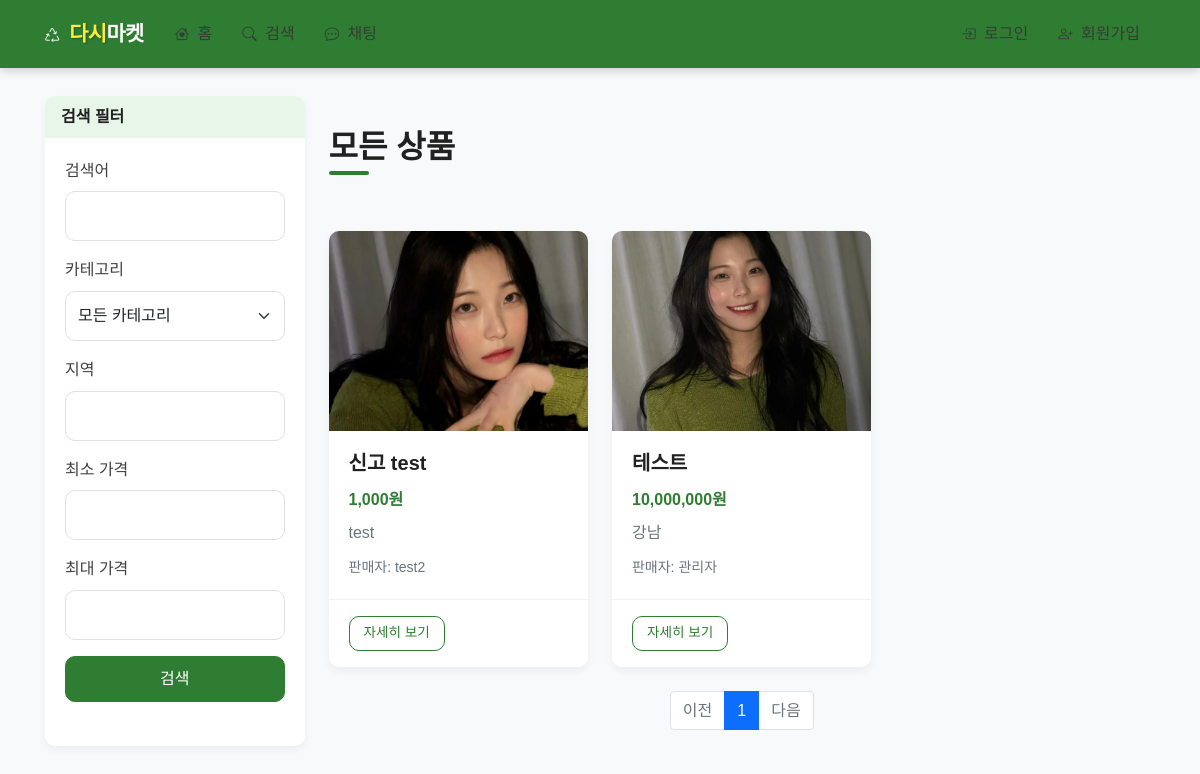
Screenshot of /search with the database file from the repository.
### app/models.py (models this page shows, shortened)
class Product(db.Model):
    __tablename__ = 'products'
    id = db.Column(db.Integer, primary_key=True)
    title = db.Column(db.String(120), nullable=False)
    description = db.Column(db.Text, nullable=False)
    price = db.Column(db.Integer, nullable=False)
    category = db.Column(db.String(50), nullable=False)
    location = db.Column(db.String(100), nullable=False)
    seller_id = db.Column(db.Integer, db.ForeignKey('users.id'), nullable=False)
    status = db.Column(db.String(20), default='active')  # active, sold, hidden
    created_at = db.Column(db.DateTime, default=datetime.utcnow)
    updated_at = db.Column(db.DateTime, default=datetime.utcnow, onupdate=datetime.utcnow)
    images = db.relationship('ProductImage', backref='product', lazy='dynamic', cascade='all, delete-orphan')
    transfers = db.relationship('Transfer', backref='product', lazy='dynamic')

class ProductImage(db.Model):
    __tablename__ = 'product_images'
    id = db.Column(db.Integer, primary_key=True)
    product_id = db.Column(db.Integer, db.ForeignKey('products.id'), nullable=False)
    image_path = db.Column(db.String(200), nullable=False)
    created_at = db.Column(db.DateTime, default=datetime.utcnow)

class User(UserMixin, db.Model):
    __tablename__ = 'users'
    id = db.Column(db.Integer, primary_key=True)
    email = db.Column(db.String(120), unique=True, nullable=False)
    password_hash = db.Column(db.String(256), nullable=False)
    username = db.Column(db.String(64), nullable=False)
    profile_image = db.Column(db.String(120), nullable=True)
    created_at = db.Column(db.DateTime, default=datetime.utcnow)
    is_admin = db.Column(db.Boolean, default=False)
    is_active = db.Column(db.Boolean, default=True)
    products = db.relationship('Product', backref='seller', lazy='dynamic')
    wallet = db.relationship('Wallet', backref='user', uselist=False)

### app/main/routes.py (the view, shortened to what this page needs)
@bp.route('/search')
def search():
    query = request.args.get('q', '')
    category = request.args.get('category', '')
    location = request.args.get('location', '')
    min_price = request.args.get('min_price', 0, type=int)
    max_price = request.args.get('max_price', 0, type=int)
    page = request.args.get('page', 1, type=int)
    per_page = 12
    products_query = Product.query.filter_by(status='active')
    if category:
        products_query = products_query.filter_by(category=category)
    if location:
        products_query = products_query.filter_by(location=location)
    if min_price:
        products_query = products_query.filter(Product.price >= min_price)
    if max_price:
        products_query = products_query.filter(Product.price <= max_price)
    products = products_query.order_by(desc(Product.created_at)).paginate(page=page, per_page=per_page, error_out=False)
    return render_template('search.html', title='검색결과', products=products, query=query)

### app/templates/search.html (shortened to what this page needs)
{% extends 'base.html' %}
{% block content %}
<div class="row">
    <div class="col-md-3">
        <div class="card">
            <div class="card-header">
                검색 필터
            </div>
            <div class="card-body">
                <form method="get" action="{{ url_for('main.search') }}">
                    <div class="mb-3">
                        <label for="q" class="form-label">검색어</label>
                        <input type="text" class="form-control" id="q" name="q" value="{{ request.args.get('q', '') }}">
                    </div>
                    <div class="mb-3">
                        <label for="category" class="form-label">카테고리</label>
                        <select class="form-select" id="category" name="category">
                            <option value="">모든 카테고리</option>
                        </select>
                    </div>
                    <div class="mb-3">
                        <label for="location" class="form-label">지역</label>
                        <input type="text" class="form-control" id="location" name="location" value="{{ request.args.get('location', '') }}">
                    </div>
                    <div class="mb-3">
                        <label for="min_price" class="form-label">최소 가격</label>
                        <input type="number" class="form-control" id="min_price" name="min_price" value="{{ request.args.get('min_price', '') }}">
                    </div>
                    <div class="mb-3">
                        <label for="max_price" class="form-label">최대 가격</label>
                        <input type="number" class="form-control" id="max_price" name="max_price" value="{{ request.args.get('max_price', '') }}">
                    </div>
                    <button type="submit" class="btn btn-primary w-100">검색</button>
                </form>
            </div>
        </div>
    </div>
    <div class="col-md-9">
        <h2>
            {% if query %}
            "{{ query }}" 검색 결과
            {% else %}
            모든 상품
            {% endif %}
        </h2>
        {% if products.items %}
        <div class="row row-cols-1 row-cols-md-2 row-cols-lg-3 g-4 mt-3">
            {% for product in products.items %}
            <div class="col">
                <div class="card h-100">
                    {% if product.images.first() %}
                    <img src="{{ url_for('static', filename='uploads/' + product.images.first().image_path) }}" class="card-img-top" alt="{{ product.title }}">
                    {% else %}
                    <div class="card-img-top bg-light d-flex align-items-center justify-content-center" style="height: 200px;">
                        <span class="text-muted">이미지 없음</span>
                    </div>
                    {% endif %}
                    <div class="card-body">
                        <h5 class="card-title">{{ product.title }}</h5>
                        <p class="card-text text-danger fw-bold">{{ product.price | format_number }}원</p>
                        <p class="card-text text-muted">{{ product.location }}</p>
                        <p class="card-text">
                            <small class="text-muted">판매자: {{ product.seller.username }}</small>
                        </p>
                    </div>
                    <div class="card-footer">
                        <a href="{{ url_for('product.view_product', product_id=product.id) }}" class="btn btn-sm btn-outline-primary">자세히 보기</a>
                    </div>
                </div>
            </div>
            {% endfor %}
        </div>
        <nav aria-label="Page navigation" class="mt-4">
            <ul class="pagination justify-content-center">
                {% if products.has_prev %}
                <li class="page-item">
                    <a class="page-link" href="{{ url_for('main.search', page=products.prev_num, q=request.args.get('q', ''), category=request.args.get('category', ''), location=request.args.get('location', ''), min_price=request.args.get('min_price', ''), max_price=request.args.get('max_price', '')) }}">이전</a>
                </li>
                {% else %}
                <li class="page-item disabled">
                    <a class="page-link" href="#" tabindex="-1" aria-disabled="true">이전</a>
                </li>
                {% endif %}
                {% for page_num in products.iter_pages(left_edge=1, right_edge=1, left_current=2, right_current=2) %}
                    {% if page_num %}
                        {% if page_num == products.page %}
                        <li class="page-item active" aria-current="page">
                            <span class="page-link">{{ page_num }}</span>
                        </li>
                        {% endif %}
                    {% else %}
                        <li class="page-item disabled">
                            <span class="page-link">...</span>
                        </li>
                    {% endif %}
                {% endfor %}
                {% if products.has_next %}
                <li class="page-item">
                    <a class="page-link" href="{{ url_for('main.search', page=products.next_num, q=request.args.get('q', ''), category=request.args.get('category', ''), location=request.args.get('location', ''), min_price=request.args.get('min_price', ''), max_price=request.args.get('max_price', '')) }}">다음</a>
                </li>
                {% else %}
                <li class="page-item disabled">
                    <a class="page-link" href="#" tabindex="-1" aria-disabled="true">다음</a>
                </li>
                {% endif %}
            </ul>
        </nav>
        {% else %}
        <div class="alert alert-info mt-3">
            검색 결과가 없습니다.
        </div>
        {% endif %}
    </div>
</div>
{% endblock %}

### app/templates/base.html (shortened to what this page needs)
<!DOCTYPE html>
<html lang="ko">
<head>
    <link rel="stylesheet" href="https://cdn.jsdelivr.net/npm/bootstrap@5.1.0/dist/css/bootstrap.min.css">
    <link rel="stylesheet" href="https://cdn.jsdelivr.net/gh/orioncactus/pretendard/dist/web/static/pretendard-dynamic-subset.css">
    <link rel="stylesheet" href="https://cdn.jsdelivr.net/npm/bootstrap-icons@1.8.0/font/bootstrap-icons.css">
    <link rel="stylesheet" href="{{ url_for('static', filename='css/style.css') }}">
</head>
<body>
    <nav class="navbar navbar-expand-lg navbar-dark mb-2">
        <div class="container">
            <a class="navbar-brand py-0" href="{{ url_for('main.index') }}">
                <i class="bi bi-recycle recycle-icon"></i>
                <span class="logo-accent">다시</span>마켓
            </a>
            <div class="collapse navbar-collapse" id="navbarNav">
                <ul class="navbar-nav">
                    <li class="nav-item">
                        <a class="nav-link py-0" href="{{ url_for('main.index') }}">
                            <i class="bi bi-house-heart me-1"></i> 홈
                        </a>
                    </li>
                    <li class="nav-item">
                        <a class="nav-link py-0" href="{{ url_for('main.search') }}">
                            <i class="bi bi-search me-1"></i> 검색
                        </a>
                    </li>
                    <li class="nav-item">
                        {% if current_user.is_authenticated %}
                        <a class="nav-link py-0" href="{{ url_for('chat.index', tab='live-chat') }}">
                        {% else %}
                        <a class="nav-link py-0" href="{{ url_for('chat.index') }}">
                        {% endif %}
                            <i class="bi bi-chat-dots me-1"></i> 채팅
                        </a>
                    </li>
                </ul>
                <ul class="navbar-nav ms-auto">
                    {% if current_user.is_authenticated %}
                        {% if current_user.is_admin %}
                        <li class="nav-item">
                            <a class="nav-link py-0" href="{{ url_for('admin.index') }}">
                                <i class="bi bi-gear me-1"></i> 관리자
                            </a>
                        </li>
                        {% endif %}
                        <li class="nav-item">
                            <a class="nav-link py-0" href="{{ url_for('auth.profile') }}">
                                <i class="bi bi-person-circle me-1"></i> 내 프로필
                            </a>
                        </li>
                        <li class="nav-item">
                            <a class="nav-link py-0" href="{{ url_for('auth.logout') }}">
                                <i class="bi bi-box-arrow-right me-1"></i> 로그아웃
                            </a>
                        </li>
                    {% else %}
                        <li class="nav-item">
                            <a class="nav-link py-0" href="{{ url_for('auth.login') }}">
                                <i class="bi bi-box-arrow-in-right me-1"></i> 로그인
                            </a>
                        </li>
                        <li class="nav-item">
                            <a class="nav-link py-0" href="{{ url_for('auth.register') }}">
                                <i class="bi bi-person-plus me-1"></i> 회원가입
                            </a>
                        </li>
                    {% endif %}
                </ul>
            </div>
        </div>
    </nav>
    <div class="container">
        {% block content %}{% endblock %}
    </div>
</body>
</html>

### app/static/css/style.css (style rules this page uses)
:root { --primary-color: #FF7E36; --secondary-color: #56C4C5; --accent-color: #3A86FF; --light-color: #FFF8F0; --dark-color: #363636; --gray-color: #f8f9fa; --border-radius: 10px; --box-shadow: 0 4px 12px rgba(0, 0, 0, 0.08); }
body { font-family: 'Pretendard', 'Noto Sans KR', -apple-system, BlinkMacSystemFont, sans-serif; background-color: var(--light-color); color: var(--dark-color); line-height: 1.6; padding-bottom: 0; }
.navbar { background-color: white !important; box-shadow: 0 2px 10px rgba(0, 0, 0, 0.05); padding: 15px 0; }
.navbar-brand { color: var(--primary-color) !important; font-weight: 700; font-size: 1.4rem; }
.navbar-dark .navbar-nav .nav-link { color: var(--dark-color) !important; font-weight: 500; padding: 8px 15px; border-radius: var(--border-radius); transition: all 0.2s ease; }
.btn { border-radius: var(--border-radius); font-weight: 500; padding: 10px 20px; transition: all 0.2s ease; }
.btn-primary { background-color: var(--primary-color) !important; border-color: var(--primary-color) !important; }
.btn-outline-primary { color: var(--primary-color) !important; border-color: var(--primary-color) !important; }
.btn-sm { padding: 6px 14px; font-size: 0.85rem; }
.container { padding: 20px 15px; }
.card { border-radius: var(--border-radius); border: none; box-shadow: var(--box-shadow); transition: transform 0.3s ease, box-shadow 0.3s ease; overflow: hidden; height: 100%; background-color: white; }
.card-img-top { height: 200px; object-fit: cover; transition: transform 0.3s ease; }
.card-body { padding: 1.25rem; }
.card-title { font-weight: 600; margin-bottom: 0.75rem; white-space: nowrap; overflow: hidden; text-overflow: ellipsis; }
.card-text { margin-bottom: 0.5rem; }
.card-text.text-danger { font-weight: 700; color: var(--primary-color) !important; }
.card-footer { background-color: white; border-top: 1px solid rgba(0, 0, 0, 0.05); padding: 1rem 1.25rem; }
h2 { font-weight: 700; margin-top: 2rem; margin-bottom: 1.5rem; position: relative; display: inline-block; }
h2:after { content: ''; position: absolute; bottom: -8px; left: 0; width: 40px; height: 4px; background-color: var(--primary-color); border-radius: 2px; }
.form-control, .form-select { border-radius: var(--border-radius); padding: 12px; border: 1px solid #e0e0e0; transition: all 0.2s ease; }
.form-label { font-weight: 500; margin-bottom: 8px; color: #414141; }

### app/templates/base.html (style rules this page uses)
:root { --primary-color: #2E7D32; --secondary-color: #1B5E20; --accent-color: #FF5252; --accent-color-dark: #D32F2F; --background-color: #F8F9FA; --light-accent: #E8F5E9; --text-color: #212121; --light-text: #FFFFFF; --border-radius: 10px; }
body { font-family: 'Pretendard', 'Noto Sans KR', sans-serif; background-color: var(--background-color); color: var(--text-color); }
.navbar { background-color: var(--primary-color) !important; box-shadow: 0 2px 10px rgba(0, 0, 0, 0.2); padding-top: 0.1rem; padding-bottom: 0.1rem; min-height: auto; }
.navbar-brand { font-weight: 700; letter-spacing: -0.5px; color: var(--light-text) !important; font-size: 1.3rem; padding-top: 0; padding-bottom: 0; line-height: 1.2; }
.navbar-brand .logo-accent { color: #FFEB3B; font-weight: 900; text-shadow: 1px 1px 2px rgba(0, 0, 0, 0.3); }
.navbar-dark .navbar-nav .nav-link { color: var(--light-text); opacity: 0.9; padding-top: 0.1rem; padding-bottom: 0.1rem; line-height: 1.2; }
.btn-primary { background-color: var(--primary-color); border-color: var(--primary-color); color: var(--light-text); }
.btn-outline-primary { color: var(--primary-color); border-color: var(--primary-color); }
.card { border-radius: var(--border-radius); box-shadow: 0 4px 8px rgba(0, 0, 0, 0.05); border: none; }
.card-header { background-color: var(--light-accent); border-bottom: none; font-weight: 600; }
.recycle-icon { display: inline-block; animation: spin 20s linear infinite; margin-right: 5px; }
.navbar .bi { font-size: 0.9rem; }

### rows the page displays
Product: image_path (picture), title "신고 test", price "1,000", location "test", seller.username "test2"
Product: image_path (picture), title "테스트", price "10,000,000", location "강남", seller.username "관리자"

### other values shown
{{ page_num }} "1"
